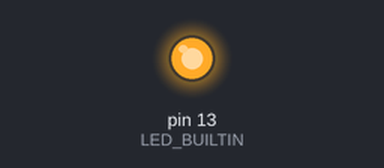
Recording of a sketch running on a simulated Arduino Uno, built with avr-gcc and run on an emulated ATmega328P. On the bench: output pins drawn as LEDs (lit = HIGH).

Above: at 1.5 s.
At 54.7 s:
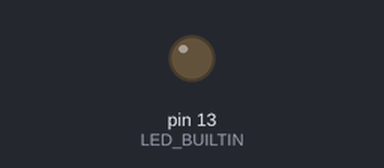
Timing chart, 0 to 58.5 s (numbered marks = the images above):
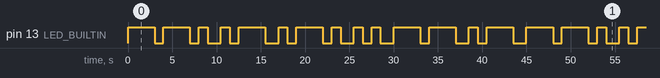

Measured:
- by itself, pin 13 (LED_BUILTIN): moves between LOW and HIGH, repeating every 45.0 s
- by itself, everything shown: repeats every 45.0 s, in 28 steps

The sketch:

Blink-Pi.ino
```cpp
/*
  Blink
  Garima Roy
  2110994840
*/

// the setup function runs once when you press reset or power the board
void setup()
{
  // initialize digital pin LED_BUILTIN as an output.
  pinMode(LED_BUILTIN, OUTPUT);
}

void Dot()
 {
    digitalWrite(LED_BUILTIN, HIGH);    //  turn the LED on (HIGH is the voltage level)
    delay(1000);                       // wait for a second
    digitalWrite(LED_BUILTIN, LOW);     //  turn the LED off by making the voltage LOW
    delay(1000);                        // wait for a second
}

void Dash()
{
    digitalWrite(LED_BUILTIN, HIGH);    // turn the LED on (HIGH is the voltage level)
    delay(3000);                       // wait for a three second
    digitalWrite(LED_BUILTIN, LOW);      // turn the LED off by making the voltage LOW
    delay(1000);                        // wait for a second
}

void loop()
{
// the loop function runs over and over again forever

//G                                            //Displaying Letter G
  Dash();
  Dash();
  Dot();
  delay(500);                                 //We will leave it for 0.5 sec

//A                                             //Displaying Letter A
  Dot();
  Dash();
  delay(500);                                  //We will leave it for 0.5 sec

//R                                             //Displaying Letter R
  Dot();
  Dash();
  Dot();
  delay(500);                                  //We will leave it for 0.5 sec

//I                                             //Displaying Letter I
  Dot();
  Dot();
  delay(500);                                  //We will leave it for 0.5 sec

//M                                             //Displaying Letter M
  Dash();
  Dash();
  delay(500);                                  //We will leave it for 0.5 sec

//A                                             //Displaying Letter A
  Dot();
  Dash();
  delay(500);                                  //We will leave it for 0.5 sec
}
```
